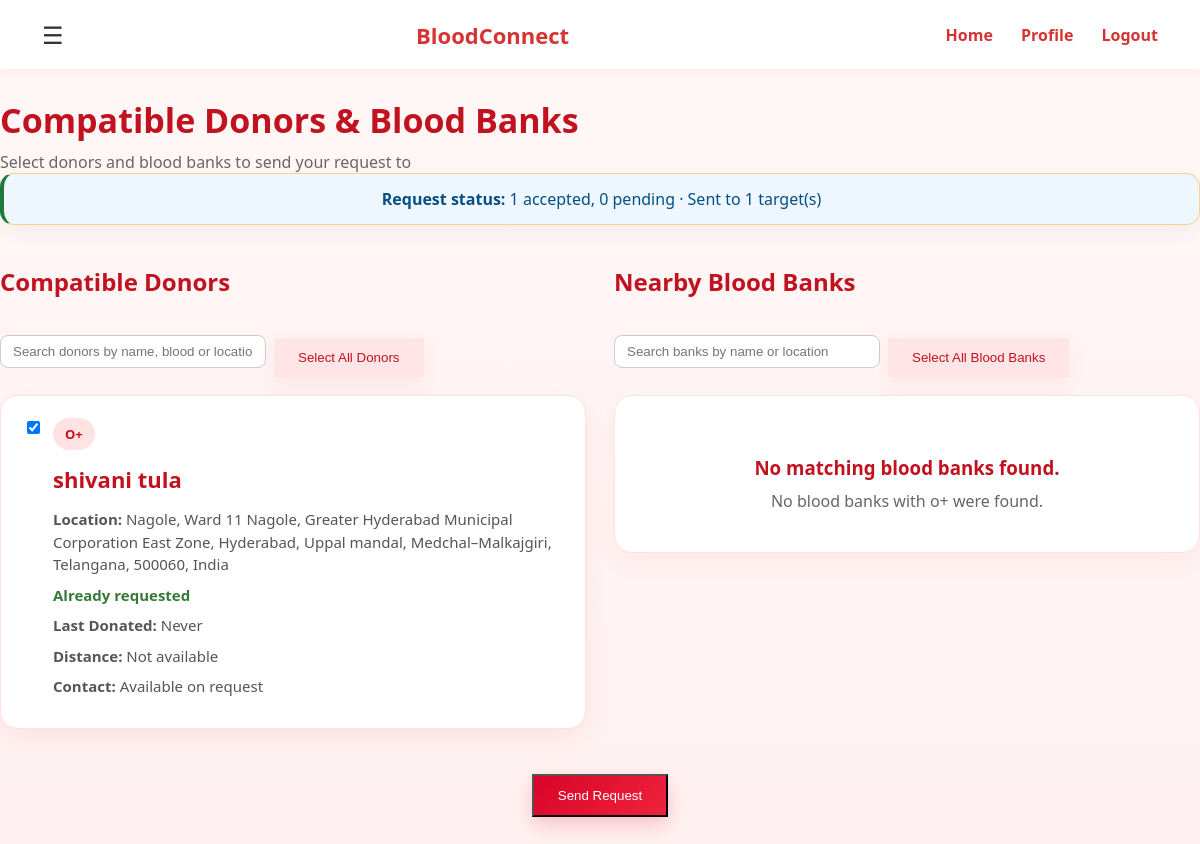
The page /results/18 (signed in) on the database as committed earlier.
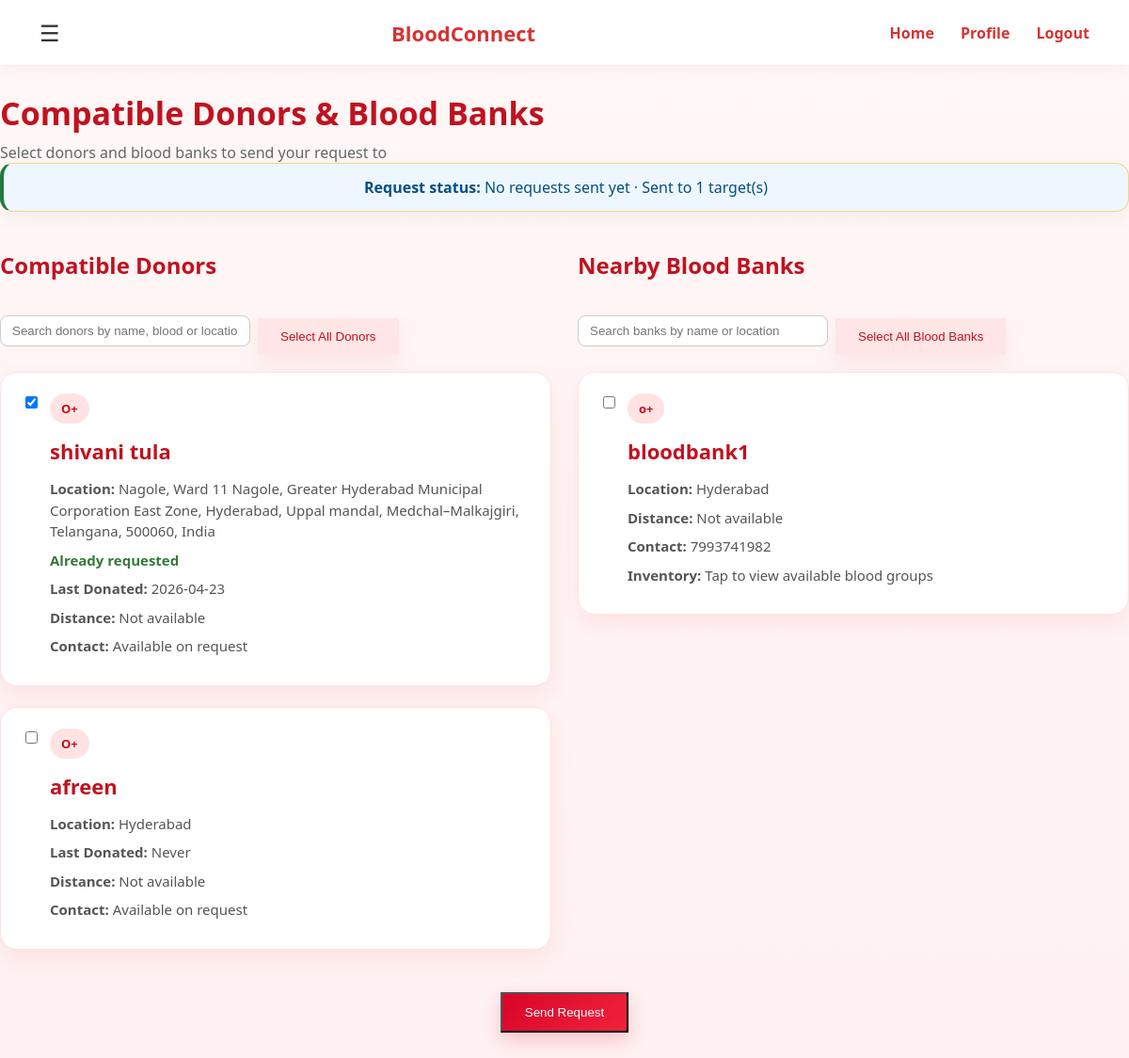
The same page on the database as committed later.
### tables this page shows
CREATE TABLE users(
        id INTEGER PRIMARY KEY AUTOINCREMENT,
        name TEXT NOT NULL,
        email TEXT UNIQUE NOT NULL,
        password TEXT NOT NULL,
        phone TEXT,
        age INTEGER,
        weight REAL,
        blood TEXT,
        location TEXT,
        latitude REAL,
        longitude REAL,
        last_donated TEXT,
        is_donor INTEGER DEFAULT 0,
        is_available INTEGER DEFAULT 1
    , referral_code TEXT, role TEXT DEFAULT 'donor', is_admin INTEGER DEFAULT 0);

CREATE TABLE requests(
        id INTEGER PRIMARY KEY AUTOINCREMENT,
        patient_name TEXT,
        gender TEXT,
        age INTEGER,
        blood TEXT,
        units_required INTEGER,
        hospital TEXT,
        contact_number TEXT,
        location TEXT,
        latitude REAL,
        longitude REAL,
        requester_id INTEGER,
        is_emergency INTEGER DEFAULT 0
    , status TEXT DEFAULT 'open');

CREATE TABLE blood_banks(
        id INTEGER PRIMARY KEY AUTOINCREMENT,
        name TEXT,
        blood_groups_available TEXT,
        phone TEXT,
        location TEXT,
        latitude REAL,
        longitude REAL
    , email TEXT, password TEXT);

### app.py (the view)
@app.route('/results/<int:request_id>')
@login_required
def show_results(request_id):
    req = get_request_by_id(request_id)
    if not req or req[11] != session['user']['id']:
        return "Request not found", 404
    compatible_blood_groups = compat.get(req[4], [req[4]])
    donors = get_compatible_donors()
    request_notifications = get_notifications_by_request(request_id)
    requested_donor_ids = {note[1] for note in request_notifications}
    donor_list = []
    for donor in donors:
        if donor[0] == session['user']['id']:
            continue
        donor_blood = donor[7]
        if req[12] or donor_blood in compatible_blood_groups:  # For emergency, show all donors
            distance = None
            if req[9] and req[10] and donor[9] and donor[10]:
                distance = haversine(req[9], req[10], donor[9], donor[10])
            donor_list.append({
                'id': donor[0],
                'name': donor[1],
                'blood': donor[7],
                'phone': donor[4],
                'location': donor[8],
                'last_donated': donor[11] or 'Never',
                'latitude': donor[9],
                'longitude': donor[10],
                'distance': distance,
                'already_requested': donor[0] in requested_donor_ids
            })
    donor_list.sort(key=lambda x: x['distance'] if x['distance'] is not None else float('inf'))
    request_banks = get_blood_banks_for_request(request_id)
    requested_bank_ids = {bank[0] for bank in request_banks}
    blood_banks = get_all_blood_banks()
    bank_list = []
    for bank in blood_banks:
        if req[12] or req[4] in bank[2]:  # For emergency, show all banks
            distance = None
            if req[9] and req[10] and bank[4] and bank[5]:
                distance = haversine(req[9], req[10], bank[4], bank[5])
            bank_list.append({
                'id': bank[0],
                'name': bank[1],
                'blood_groups_available': bank[2],
                'phone': bank[3],
                'location': bank[4],
                'latitude': bank[4],
                'longitude': bank[5],
                'distance': distance,
                'already_requested': bank[0] in requested_bank_ids
            })
    bank_list.sort(key=lambda x: x['distance'] if x['distance'] is not None else float('inf'))
    request_notes = get_notifications_by_request(request_id)
    accepted_count = sum(1 for note in request_notes if note[3] == 'accepted')
    pending_count = sum(1 for note in request_notes if note[3] == 'pending')
    declined_count = sum(1 for note in request_notes if note[3] == 'declined')
    completed_count = sum(1 for note in request_notes if note[3] == 'completed')
    sent_to_count = len({note[1] for note in request_notes}) + len(get_blood_banks_for_request(request_id))
    if accepted_count:
        request_status = f"{accepted_count} accepted, {pending_count} pending"
    elif pending_count:
        request_status = "Waiting for donor responses"
    elif declined_count:
        request_status = "All donor responses declined"
    else:
        request_status = "No requests sent yet"
    return render_template('results.html',
        request_id=request_id,
        request_status=request_status,
        sent_to_count=sent_to_count,
        patient_name=req[1],
        patient_gender=req[2],
        patient_age=req[3],
        requested_blood=req[4],
        units_required=req[5],
        hospital=req[6],
        contact_number=req[7],
        request_location=req[8],
        donors=donor_list,
        blood_banks=bank_list,
        show_blood_banks="yes" if bank_list else "no",
        is_emergency=req[12]
    )

### app.py (called while the page is built)
@app.context_processor
def inject_user():
    return {'user': session.get('user')}

def login_required(view):
    @wraps(view)
    def wrapped_view(*args, **kwargs):
        if not session.get('user'):
            next_page = request.path
            if request.query_string:
                next_page += '?' + request.query_string.decode('utf-8')
            return redirect(f"/login?next={next_page}")
        return view(*args, **kwargs)
    return wrapped_view

### database.py (called while the page is built)
def get_request_by_id(request_id):
    conn = sqlite3.connect(DB_NAME)
    cur = conn.cursor()
    cur.execute("SELECT * FROM requests WHERE id=?", (request_id,))
    request_row = cur.fetchone()
    conn.close()
    return request_row

def get_notifications_by_request(request_id):
    conn = sqlite3.connect(DB_NAME)
    cur = conn.cursor()
    cur.execute("SELECT * FROM notifications WHERE request_id=?", (request_id,))
    notifications = cur.fetchall()
    conn.close()
    return notifications

def get_blood_banks_for_request(request_id):
    conn = sqlite3.connect(DB_NAME)
    cur = conn.cursor()
    cur.execute('''
        SELECT b.id, b.name, b.phone, b.location, b.latitude, b.longitude, rb.status
        FROM blood_banks b
        JOIN request_blood_banks rb ON b.id = rb.bank_id
        WHERE rb.request_id=?
    ''', (request_id,))
    banks = cur.fetchall()
    conn.close()
    return banks

def get_compatible_donors():
    conn = sqlite3.connect(DB_NAME)
    cur = conn.cursor()
    cur.execute("SELECT * FROM users WHERE is_donor=1 AND is_available=1")
    donors = cur.fetchall()
    conn.close()
    return donors

def get_all_blood_banks():
    conn = sqlite3.connect(DB_NAME)
    cur = conn.cursor()
    cur.execute("SELECT * FROM blood_banks")
    banks = cur.fetchall()
    conn.close()
    return banks

### templates/results.html (shortened to what this page needs)
<!DOCTYPE html>
<html>
<head>
    <link rel="stylesheet" href="{{ url_for('static', filename='style.css') }}">
</head>
<body>
<div class="navbar">
    <div class="menu">☰</div>
    <div class="logo">BloodConnect</div>
    <div class="nav-links">
        {% if user %}
            <a href="/">Home</a>
            <a href="/profile">Profile</a>
            <a href="/logout">Logout</a>
        {% else %}
            <a href="/">Home</a>
            <a href="/login">Sign In</a>
            <a href="/signup">Sign Up</a>
        {% endif %}
    </div>
</div>
<div class="results-wrapper">
    <div class="results-header">
        <h2>Compatible Donors & Blood Banks</h2>
        <p>Select donors and blood banks to send your request to</p>
    </div>
    {% if request_status %}
    <div class="alert-message" style="background: #eef7ff; color: #034f84; border-left: 4px solid #1f7a3d; margin-bottom: 16px;">
        <strong>Request status:</strong> {{ request_status }}{% if sent_to_count is not none %} · Sent to {{ sent_to_count }} target(s){% endif %}
    </div>
    {% endif %}
    <form id="requestForm" method="POST" action="/send-request">
        <div class="split-results">
            <div class="results-column">
                <div class="section-header" style="display: flex; justify-content: space-between; align-items: center; flex-wrap: wrap; gap: 10px;">
                    <div>
                        <h3 class="section-title">Compatible Donors</h3>
                    </div>
                    <div style="display:flex; align-items:center; gap:8px;">
                        <input id="donorSearch" type="text" placeholder="Search donors by name, blood or location" oninput="filterDonors()" style="padding: 8px 12px; border: 1px solid #ccc; border-radius: 8px; min-width:240px;">
                        <button type="button" class="secondary-btn" onclick="selectAllDonors()">Select All Donors</button>
                    </div>
                </div>
                {% if donors %}
                <div class="donor-grid two-col-grid">
                    {% for donor in donors %}
                    <div class="donor-card" data-name="{{ donor.name|lower }}" data-blood="{{ donor.blood|lower }}" data-location="{{ donor.location|lower }}" data-requested="{{ 'true' if donor.already_requested else 'false' }}">
                        <div style="display: flex; align-items: flex-start; gap: 10px;">
                            <input type="checkbox" name="selected_donors" value="{{ donor.id }}" onchange="checkSelections()" {% if donor.already_requested %}checked{% endif %}>
                            <div style="flex: 1;" onclick="openDonorModal('{{ donor.name }}','{{ donor.blood }}','{{ donor.phone }}','{{ donor.location }}','{{ donor.last_donated }}')">
                                <span class="tag">{{ donor.blood }}</span>
                                <h3>{{ donor.name }}</h3>
                                <p><b>Location:</b> {{ donor.location }}</p>
                                {% if donor.already_requested %}
                                    <p style="margin: 3px 0; color: #357a38; font-weight: 600;">Already requested</p>
                                {% endif %}
                                <p><b>Last Donated:</b> {{ donor.last_donated }}</p>
                                {% if donor.distance is not none %}
                                    <p><b>Distance:</b> {{ "%.2f"|format(donor.distance) }} km away</p>
                                {% else %}
                                    <p><b>Distance:</b> Not available</p>
                                {% endif %}
                                <p><b>Contact:</b> Available on request</p>
                            </div>
                        </div>
                    </div>
                    {% endfor %}
                </div>
                {% else %}
                <div class="empty-state">
                    <h3>No matching donors found.</h3>
                    <p>Try checking nearby blood banks.</p>
                </div>
                {% endif %}
            </div>
            <div class="results-column">
                <div class="section-header" style="display: flex; justify-content: space-between; align-items: center; flex-wrap: wrap; gap: 10px;">
                    <div>
                        <h3 class="section-title">Nearby Blood Banks</h3>
                    </div>
                    <div style="display:flex; align-items:center; gap:8px;">
                        <input id="bankSearch" type="text" placeholder="Search banks by name or location" oninput="filterBanks()" style="padding: 8px 12px; border: 1px solid #ccc; border-radius: 8px; min-width:240px;">
                        <button type="button" class="secondary-btn" onclick="selectAllBanks()">Select All Blood Banks</button>
                    </div>
                </div>
                {% if blood_banks %}
                <div class="donor-grid two-col-grid">
                    {% for bank in blood_banks %}
                    <div class="donor-card" data-name="{{ bank.name|lower }}" data-location="{{ bank.location|lower }}" data-requested="{{ 'true' if bank.already_requested else 'false' }}">
                        <div style="display: flex; align-items: flex-start; gap: 10px;">
                            <input type="checkbox" name="selected_banks" value="{{ bank.id }}" onchange="checkSelections()" {% if bank.already_requested %}checked{% endif %}>
                            <div style="flex: 1;" data-name="{{ bank.name|e }}"
                                 data-phone="{{ bank.phone|e }}"
                                 data-location="{{ bank.location|e }}"
                                 data-distance="{{ bank.distance if bank.distance is not none else '' }}"
                                 data-inventory="{{ bank.blood_groups_available|e }}"
                                 onclick="openBloodBankModalFromCard(this)">
                                <span class="tag">{{ requested_blood }}</span>
                                <h3>{{ bank.name }}</h3>
                                <p><b>Location:</b> {{ bank.location }}</p>
                                {% if bank.distance is not none %}
                                    <p><b>Distance:</b> {{ "%.2f"|format(bank.distance) }} km away</p>
                                {% else %}
                                    <p><b>Distance:</b> Not available</p>
                                {% endif %}
                                <p><b>Contact:</b> {{ bank.phone }}</p>
                                <p><b>Inventory:</b> Tap to view available blood groups</p>
                            </div>
                        </div>
                    </div>
                    {% endfor %}
                </div>
                {% else %}
                <div class="empty-state">
                    <h3>No matching blood banks found.</h3>
                    <p>No blood banks with {{ requested_blood }} were found.</p>
                </div>
                {% endif %}
            </div>
        </div>
        <div style="text-align: center; margin: 30px 0;">
            <button type="submit" id="sendRequestBtn" class="primary-btn">Send Request</button>
        </div>
    </form>
</div>
</body>
</html>

### static/style.css (style rules this page uses)
body { margin: 0; font-family: 'Segoe UI', sans-serif; background: linear-gradient(to bottom, #fff7f7, #fff1f1); color: #333; }
.navbar { display: flex; justify-content: space-between; align-items: center; padding: 18px 42px; background: rgba(255, 255, 255, 0.95); box-shadow: 0 2px 12px rgba(214, 51, 51, 0.08); position: sticky; top: 0; z-index: 100; }
.logo { font-size: 22px; font-weight: 700; color: #d63333; }
.nav-links a { margin-left: 24px; text-decoration: none; color: #d63333; font-weight: 600; transition: 0.25s ease; }
.menu { font-size: 24px; cursor: pointer; color: #333; }
.primary-btn { background: linear-gradient(135deg, #d90429, #ef233c); color: white; box-shadow: 0 8px 20px rgba(217, 4, 41, 0.2); }
.secondary-btn { background: white; color: #d63333; border: 1px solid #f3b3b3; box-shadow: 0 8px 20px rgba(214, 51, 51, 0.08); }
.primary-btn { width:auto; margin-top:15px; padding: 12px 24px; }
.secondary-btn { width:auto; margin-top:12px; background:#ffe5e5 !important; color:#c1121f !important; border:none; padding: 12px 24px; }
.results-header h2 { color: #c1121f; font-size: 34px; margin-bottom: 8px; }
.results-header p { color: #666; font-size: 16px; margin: 0; }
.alert-message { background: linear-gradient(to right, #fff4d6, #fff8e8); color: #8a5a00; border: 1px solid #f3d48a; padding: 14px 18px; border-radius: 14px; margin-bottom: 24px; text-align: center; box-shadow: 0 8px 20px rgba(0,0,0,0.04); }
.donor-grid { display: grid; grid-template-columns: repeat(3, 1fr); gap: 22px; }
.donor-card { background: white; border-radius: 18px; padding: 22px; box-shadow: 0 10px 24px rgba(214, 51, 51, 0.08); border: 1px solid #ffe1e1; cursor: pointer; transition: all 0.3s ease; position: relative; }
.donor-card h3 { margin-top: 14px; margin-bottom: 14px; color: #c1121f; font-size: 22px; }
.donor-card p { margin: 8px 0; color: #555; line-height: 1.5; font-size: 15px; }
.tag { display: inline-block; background: #ffe3e3; color: #c1121f; padding: 7px 12px; border-radius: 999px; font-size: 13px; font-weight: 700; }
.split-results { display: grid; grid-template-columns: 1fr 1fr; gap: 28px; align-items: start; }
.results-column { background: transparent; }
.section-title { color: #c1121f; font-size: 24px; margin-bottom: 18px; text-align: center; }
.two-col-grid { grid-template-columns: 1fr; }
.section-header { display: flex; justify-content: space-between; align-items: flex-start; gap: 16px; margin-bottom: 18px; }

Rows that differ between the two databases and show on the page:
changed users "shivani tula": last_donated "Never" → "2026-04-23"
added users: blood "O+", name "afreen", location "Hyderabad", last_donated "Never"
added blood_banks: {{ requested_blood }} "o+", name "bloodbank1", location "Hyderabad", phone "7993741982"
changed requests: blood "o+" → (not shown)
Other text that changed with them:
{{ request_status }}: "1 accepted, 0 pending" → "No requests sent yet"
text no longer shown: "No matching blood banks found. No blood banks with were found."
